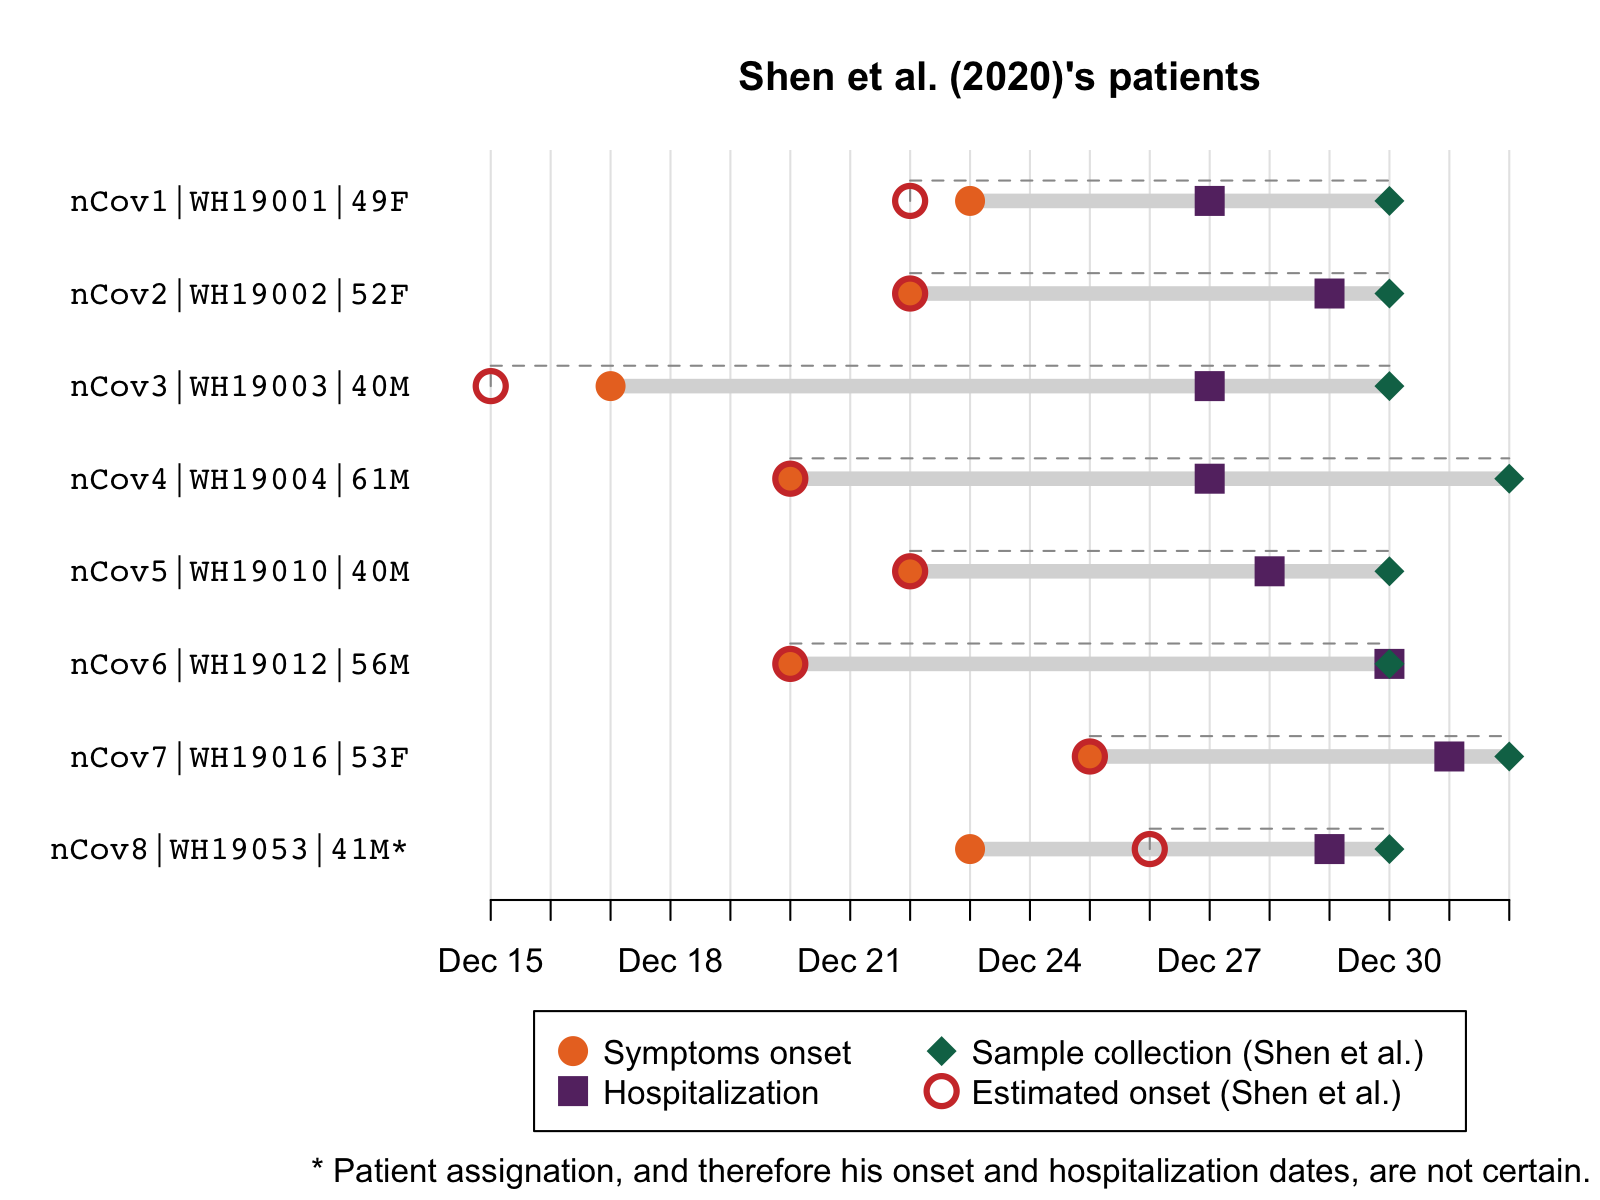

R code for this plot:
# Load data
m <- read.csv("../data/sra-S1.csv")
# Dates as dates
for(col in c("Collection_date_Shen", "Onset_date", "Hospitalization_date")){
  m[, col] <- as.Date(m[, col])
}
# Compute estimated onset date
m$Estimated_Onset <- m$Collection_date_Shen - m$Days_after_onset_Shen

# Plot

fname <- "plotDates.png"
png(fname, width = 8, height = 6, units = "in", res = 200)
xx <- rev(seq_len(nrow(m)))
rg <- range(c(m$Onset_date, m$Estimated_Onset, m$Hospitalization_date, m$Collection_date_Shen))

cols <- MetBrewer::met.brewer("Java", 4)

dates <- seq(rg[1], rg[2], by = "day")
par(las = 1, mai = c(1.5, 2.25, 0.75, 0.25))
cexx <- 2
# Plot onset date
plot(m$Onset_date, xx, axes = FALSE, 
     xlim = rg, ylim = c(0.75, max(xx) + 0.25), 
     xlab = "", ylab = "", type = "n")

# Plot grid
for(dd in dates){
  abline(v = dd, col = gray(0.9))
}

axis(1, at = dates, labels = format(dates, "%b %d"))
axis(2, lwd = 0, at = xx, labels = paste0("nCov", seq_along(xx), "|", m$Isolate, "|", m$Host_age, m$Host_sex, ifelse(m$Date_certainty == 0, "*", "")), family = "mono")

title(main = "Shen et al. (2020)'s patients")
# Segments to identify isolates / patients
segments(x0 = m$Onset_date, y0 = xx, x1 = m$Collection_date_Shen, y1 = xx, 
         col = gray(0.85), lwd = 7)
# Segments to link dates
dy <- 0.22 # position of this other segment
colDelta <- gray(0.6)
lDelta <- 2
segments(x0 = m$Estimated_Onset, x1 = m$Collection_date_Shen, y0 = xx + dy, y1 = xx + dy, 
         col = colDelta, lty = lDelta)
for(col in c("Estimated_Onset", "Collection_date_Shen")){
  segments(x0 = m[, col], x1 = m[, col], 
           y0 = xx, y1 = xx + dy, 
           col = colDelta, lty = lDelta)
}
# Add points
names(cols) <- c("hosp", "onset_estim", "onset", "collection")
points(m$Onset_date, xx, pch = 16, cex = cexx, col = cols["onset"])
points(m$Hospitalization_date, xx, pch = 15, col = cols["hosp"], cex = cexx)
points(m$Collection_date_Shen, xx, pch = 18, col = cols["collection"], cex = cexx)
points(m$Estimated_Onset, xx, pch = 1, cex = cexx, col = cols["onset_estim"], lwd = 3)

par(xpd = TRUE)
legend(x = mean(dates), y = -0.75, yjust = 1, xjust = 0.5, 
       col = c(cols["onset"], cols["hosp"], cols["collection"], cols["onset_estim"]), legend = c("Symptoms onset", "Hospitalization", "Sample collection (Shen et al.)", "Estimated onset (Shen et al.)"), pch = c(16, 15, 18, 1), pt.cex = cexx, ncol = 2, lwd = c(1, 1, 1, 3), lty = 0, 
       text.width = c(5, 8), x.intersp = 0)

text(x = dates[1] - 3, y = -2.5, labels = "* Patient assignation, and his therefore onset and hospitalization dates, are not certain.", adj = 0)
dev.off()
system(paste("open", fname))
